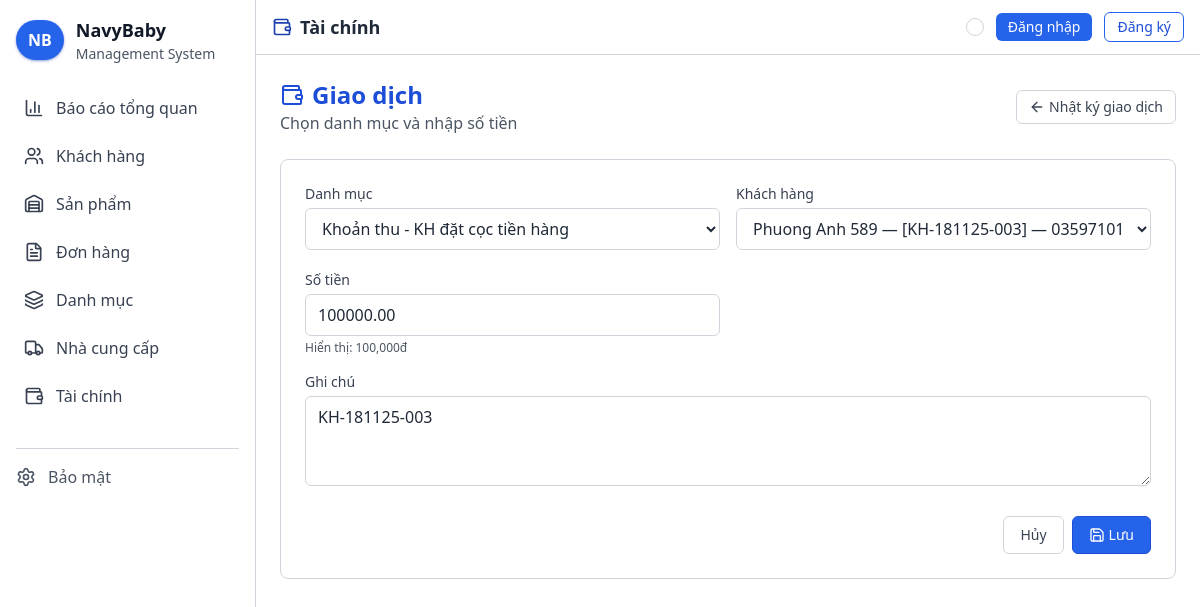
Page /tai-chinh/giao-dich/467/cap-nhat/ on the committed database.
### finance/models.py (models this page shows)
class FinanceTransaction(models.Model):
    category = models.ForeignKey(FinanceCategory, on_delete=models.SET_NULL, null=True, related_name='transactions')
    amount = models.DecimalField(max_digits=15, decimal_places=2)
    customer = models.ForeignKey(Customer, on_delete=models.SET_NULL, null=True)
    note = models.TextField(null=True, blank=True)
    created_at = models.DateTimeField(auto_now_add=True)
    updated_at = models.DateTimeField(auto_now=True)

### finance/views.py (the view, shortened to what this page needs)
# urls.py: path('tai-chinh/giao-dich/<int:pk>/cap-nhat/', views.TransactionUpdateView.as_view(), name='transaction_update'),
class TransactionUpdateView(UpdateView):
    model = FinanceTransaction
    form_class = FinanceTransactionForm
    template_name = 'finance/transaction_form.html'

### finance/models.py (called while the page is built)
    def __str__(self):
        return f"{self.get_type_display()} - {self.name}"

### templates/finance/transaction_form.html (shortened to what this page needs)
{% extends 'base.html' %}
{% load widget_tweaks %}
{% block navbar_icon %}wallet{% endblock %}
{% block navbar_title %}Tài chính{% endblock %}
{% block content %}
<div class="flex flex-col md:flex-row justify-between items-center mb-6">
  <div>
    <h2 class="text-2xl font-bold flex items-center text-blue-400">
      <i data-lucide="wallet" class="w-6 h-6 mr-2"></i>{% if view_type == 'income' %}Thêm khoản thu{% elif view_type == 'expense' %}Thêm khoản chi{% else %}Giao dịch{% endif %}
    </h2>
    <p class="text-gray-400">Chọn danh mục và nhập số tiền</p>
  </div>
  <a href="{% url 'finance:transactions_list' %}" class="px-3 py-1.5 rounded-md border text-sm transition bg-[#161616] text-gray-300 border-gray-800 hover:border-gray-700 flex items-center">
    <i data-lucide="arrow-left" class="w-4 h-4 mr-1"></i>Nhật ký giao dịch
  </a>
</div>
<div class="bg-[#121212] border border-gray-800 rounded-lg overflow-hidden">
  <form method="post" class="p-4 md:p-6">
    <div class="grid grid-cols-1 md:grid-cols-2 gap-4">
      <div>
        <label for="{{ form.category.id_for_label }}" class="block text-sm font-medium text-gray-300 mb-1">Danh mục</label>
        {% render_field form.category %}
      </div>
      <div>
        <label for="{{ form.customer.id_for_label }}" class="block text-sm font-medium text-gray-300 mb-1">Khách hàng</label>
        {% render_field form.customer id="id_customer" %}
      </div>
    </div>
    <div class="grid grid-cols-1 md:grid-cols-2 gap-4 mt-4">
      <div>
        <label for="{{ form.amount.id_for_label }}" class="block text-sm font-medium text-gray-300 mb-1">Số tiền</label>
        {% render_field form.amount %}
        <p id="amount-formatted" class="mt-1 text-xs text-gray-400">&nbsp;</p>
      </div>
    </div>
    <div class="mt-4">
      <label for="{{ form.note.id_for_label }}" class="block text-sm font-medium text-gray-300 mb-1">Ghi chú</label>
      {% render_field form.note %}
    </div>
    <div class="mt-6 flex items-center justify-end gap-2">
      <a href="{% url 'finance:transactions_list' %}" class="px-4 py-2 rounded-md border text-sm bg-[#161616] text-gray-300 border-gray-800 hover:border-gray-700">Hủy</a>
      <button type="submit" class="px-4 py-2 rounded-md border text-sm bg-blue-600 text-white border-blue-700 hover:bg-blue-500 flex items-center">
        <i data-lucide="save" class="w-4 h-4 mr-1"></i>Lưu
      </button>
    </div>
  </form>
</div>
{% endblock %}

### static/css/style.css (style rules this page uses)
body { background-color: #1b1b1b; color: #e5e7eb; }
button, a { transition: background-color .15s ease, border-color .15s ease, color .15s ease, transform .15s ease; }
[data-theme="light"] body { background-color: #f7f7f7 !important; color: #111827 !important; }
[data-theme="light"] .bg-\[\#121212\], [data-theme="light"] .bg-\[\#161616\], [data-theme="light"] .bg-\[\#1b1b1b\] { background-color: #ffffff !important; }
[data-theme="light"] .border-gray-800 { --tw-border-opacity: 1; border-color: rgb(209 213 219 / var(--tw-border-opacity)) !important; }
[data-theme="light"] .text-gray-200 { --tw-text-opacity: 1; color: rgb(31 41 55 / var(--tw-text-opacity)) !important; }
[data-theme="light"] .text-gray-300 { --tw-text-opacity: 1; color: rgb(55 65 81 / var(--tw-text-opacity)) !important; }
[data-theme="light"] .text-gray-400 { --tw-text-opacity: 1; color: rgb(75 85 99 / var(--tw-text-opacity)) !important; }
[data-theme="light"] ::placeholder { color: #9ca3af; opacity: 1; }
[data-theme="light"] .text-blue-400 { color: #1d4ed8 !important; }
html[data-theme="light"] .text-blue-400 { color: #1d4ed8 !important; }
[data-theme="light"] .text-gray-300 { color: #374151 !important; }

### rows in the picture
FinanceTransaction: category "Khoản thu - KH đặt cọc tiền hàng", customer "Phuong Anh 589 — [KH-181125-003] — 0359710189", amount "100000.00", note "KH-181125-003"
